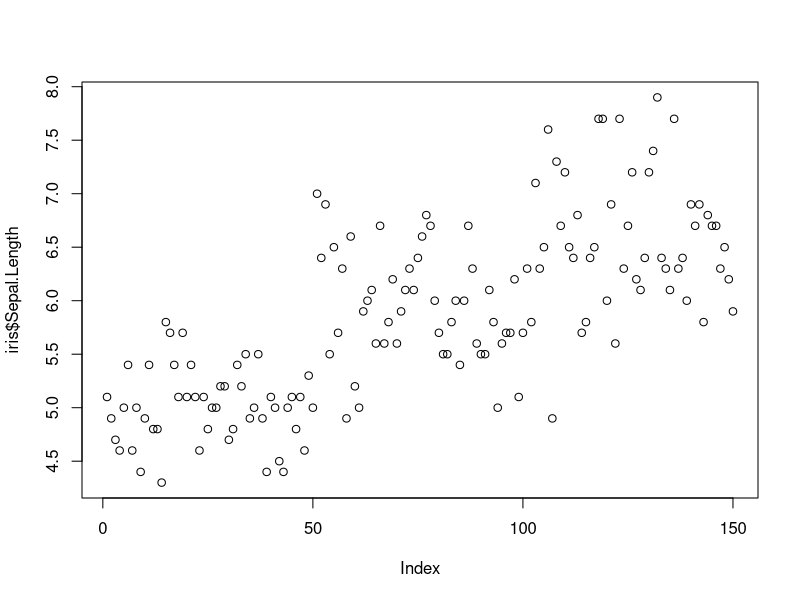
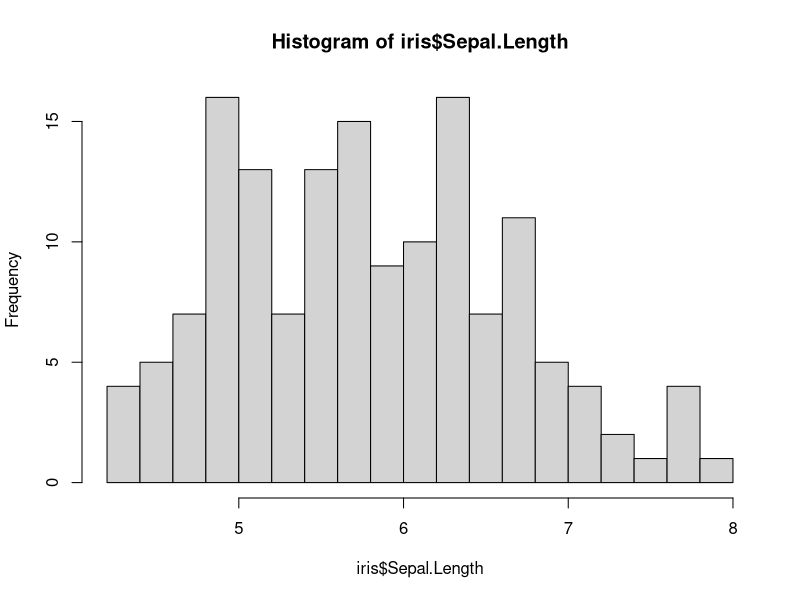
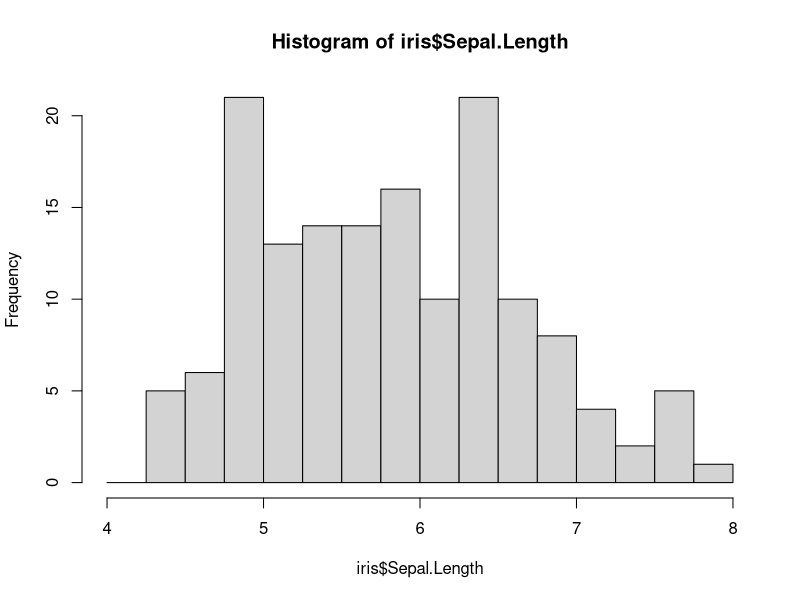
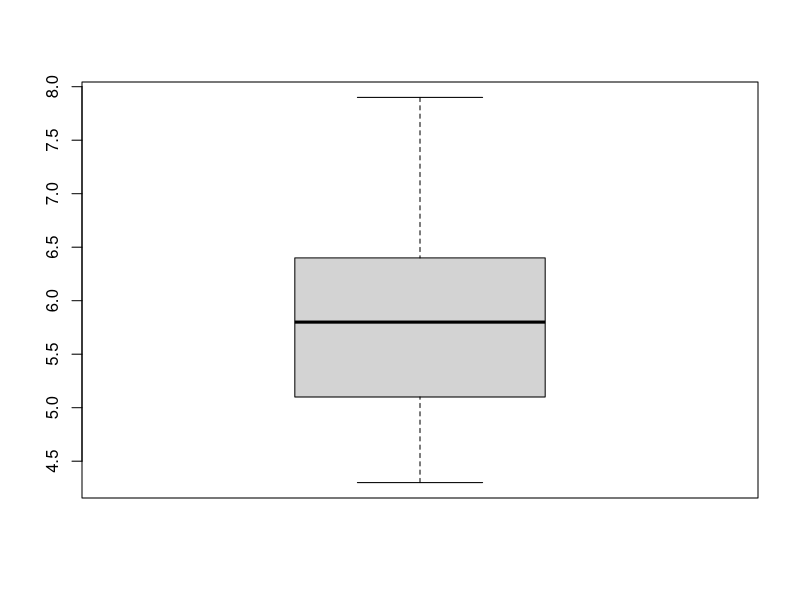
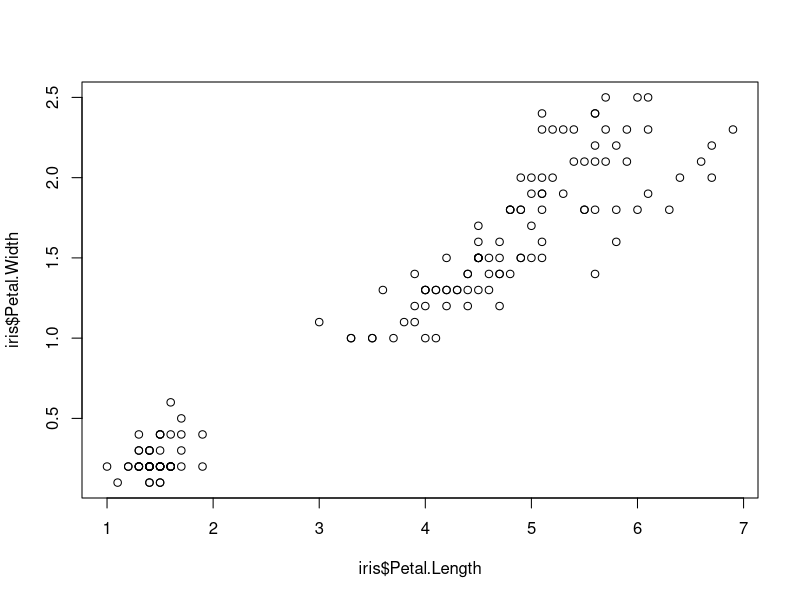

Source code (R) for these figures, in order: (Note: this script raises an error after producing the figures.)
## ---- chunk 1
2+2
## ---- chunk 2
log(2)
sqrt(2)
## ---- chunk 3
myresult <- log(2)
## ---- chunk 4
getwd()
## ---- chunk 5
list.files(pattern=".csv")
## ---- chunk 6
iris <- read.csv("iris.csv")
## ---- chunk 7
iris
class(iris)
names(iris)
str(iris)
## ---- chunk 8
iris$Sepal.Length  	# Extract single column
## ---- chunk 9
iris[ ,4]   # 4th column
iris[10, ]  # 10th row
## ---- chunk 10
iris[ ,1:4]     # Columns 1 to 4
iris[1:10, ]    # First 10 rows
iris[1:50,1:2]  # First 50 rows of the first two columns
## ---- chunk 11
class(iris)			
class(iris$Sepal.Length)		
class(iris$Species)			
## ---- chunk 12
iris$Sepal.Length[3]      # 3rd element
iris$Sepal.Length[-3]     # All but 3rd element
iris$Sepal.Length[1:10]   # First 10 elements
## ---- chunk 13
iris$Sepal.Length[iris$Sepal.Length > 5]	# All over 5 
iris[iris$Sepal.Length > 5, ]	# All columns with sepal length over 5 
iris$Sepal.Length[(iris$Species == 'setosa')] 	# All "setosa" species
iris[(iris$Species == 'setosa'), ] 	# All columns for "setosa" species
## ---- chunk 14
iris[(iris$Species == 'setosa') & (iris$Sepal.Length > 5), ]
## ---- chunk 15
x = 2 + 2
## ---- chunk 16
pi * iris$Petal.Length * iris$Petal.Width
## ---- chunk 17
Petal.Area = pi * iris$Petal.Length * iris$Petal.Width
## ---- chunk 18
iris$Petal.Area = pi * iris$Petal.Length * iris$Petal.Width
str(iris)
## ---- chunk 19
write.csv(iris, "iris2.csv", row.names = FALSE)
## ---- chunk 20
sqrt(5)
## ---- chunk 21
y <- sqrt(5)
round(y)
## ---- chunk 22
round(sqrt(5))
## ---- chunk 23
seq(from=0,to=20,by=2)
## ---- chunk 24
sl <- iris$Sepal.Length
sp <- iris$Species
## ---- chunk 25
mean(sl) ## Mean
median(sl) ## Median
sd(sl) ## Standard deviation
min(sl) ## Minimum
max(sl) ## Maximum
quantile(sl) ## Percentiles
## ---- chunk 26
sum(sl) ## Sum of all values
summary(sl) ## Summary statistics
## ---- chunk 27
levels(sp) ## List of categories
table(sp) ## Number of observations in each category
## ---- chunk 28
summary(sl) ## Summary of numeric vector
summary(sp) ## Summary of categorical vector (factors)
summary(iris) ## Summary of data frame
## ---- chunk 29
iris = read.csv("iris.csv")
## ---- chunk 30
plot(iris$Sepal.Length, type='p')
## ---- chunk 31
hist(iris$Sepal.Length, breaks=20)
hist(iris$Sepal.Length, breaks=seq(4,8,0.25))
## ---- chunk 32
boxplot(iris$Sepal.Length)
## ---- chunk 33
plot(iris$Petal.Length,iris$Petal.Width)
## ---- chunk 34
plot(iris$Petal.Length,iris$Petal.Width,
     col=iris$Species, pch=4)
## ---- chunk 35
library(ggplot2)
## ---- chunk 36
p1 = ggplot(iris, aes(x = Petal.Length))
## ---- chunk 37
p1 + geom_histogram()
## ---- chunk 38
ggplot(iris, aes(x = Petal.Length, fill = Species)) + 
  geom_histogram(binwidth = 0.25, alpha = 0.75, position = 'identity')
## ---- chunk 39
ggplot(iris, aes(x = Species, y = Petal.Length)) + geom_boxplot()
## ---- chunk 40
ggplot(iris, aes(x = Petal.Length, y = Petal.Width, col = Species)) + 
  geom_point()
## ---- chunk 41
ggplot(iris, aes(x = Petal.Length, y = Petal.Width, col = Species)) + 
  geom_point() + geom_smooth(method = "lm")
## ---- chunk 42
ggplot(iris, aes(x = Petal.Length, y = Petal.Width, col = Species)) + 
  geom_point() + geom_smooth(method = "lm") + ggtitle("Fisher's Iris Dataset") +
  scale_x_continuous("Petal length (cm)") + scale_y_continuous("Petal width (cm)") +
  theme_classic()
## ---- chunk 43
ggplot(iris, aes(x = Petal.Length, y = Petal.Width)) + 
  geom_point() + geom_smooth(method = "lm") + facet_wrap(~Species)
